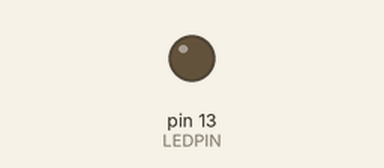
This sketch was run on a simulated Arduino Mega 2560, built with avr-gcc and run on an emulated ATmega2560. Parts: output pins drawn as LEDs (lit = HIGH).

Above: at 2.0 s.
At 6.2 s:
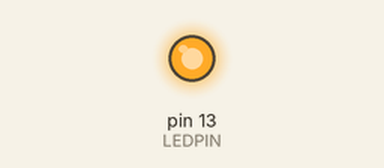
Timing chart, 0 to 10.9 s (numbered marks = the images above):
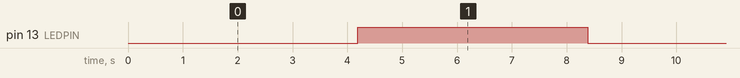

The sketch:

timerTest.ino
```cpp
// avr-libc library includes
#include <avr/io.h>
#include <avr/interrupt.h>
#define LEDPIN 13

void setup()
{
pinMode(LEDPIN, OUTPUT);
// initialize Timer1
cli();         // disable global interrupts
TCCR1A = 0;    // set entire TCCR1A register to 0
TCCR1B = 0;    // set entire TCCR1B register to 0
               // (as we do not know the initial  values)

// enable Timer1 overflow interrupt:
TIMSK1 |= (1 << TOIE1); //Atmega8 has no TIMSK1 but a TIMSK register

// Set CS10 bit so timer runs at clock speed: (no prescaling)
TCCR1B |= (1 << CS10); // Sets bit CS10 in TCCR1B
TCCR1B |= (1 << CS12);
// This is achieved by shifting binary 1 (0b00000001)
// to the left by CS10 bits. This is then bitwise
// OR-ed into the current value of TCCR1B, which effectively set
// this one bit high. Similar: TCCR1B |= _BV(CS10);

// enable global interrupts:
sei();
}

ISR(TIMER1_OVF_vect)
{

digitalWrite(LEDPIN, !digitalRead(LEDPIN));
// or use: PORTB ^= _BV(PB5);// PB5 =pin 19 is digitalpin 13
}

void loop() {}
```

Measured:
- by itself, pin 13 (LEDPIN): alternates HIGH for 4.2 s and LOW for 4.2 s
